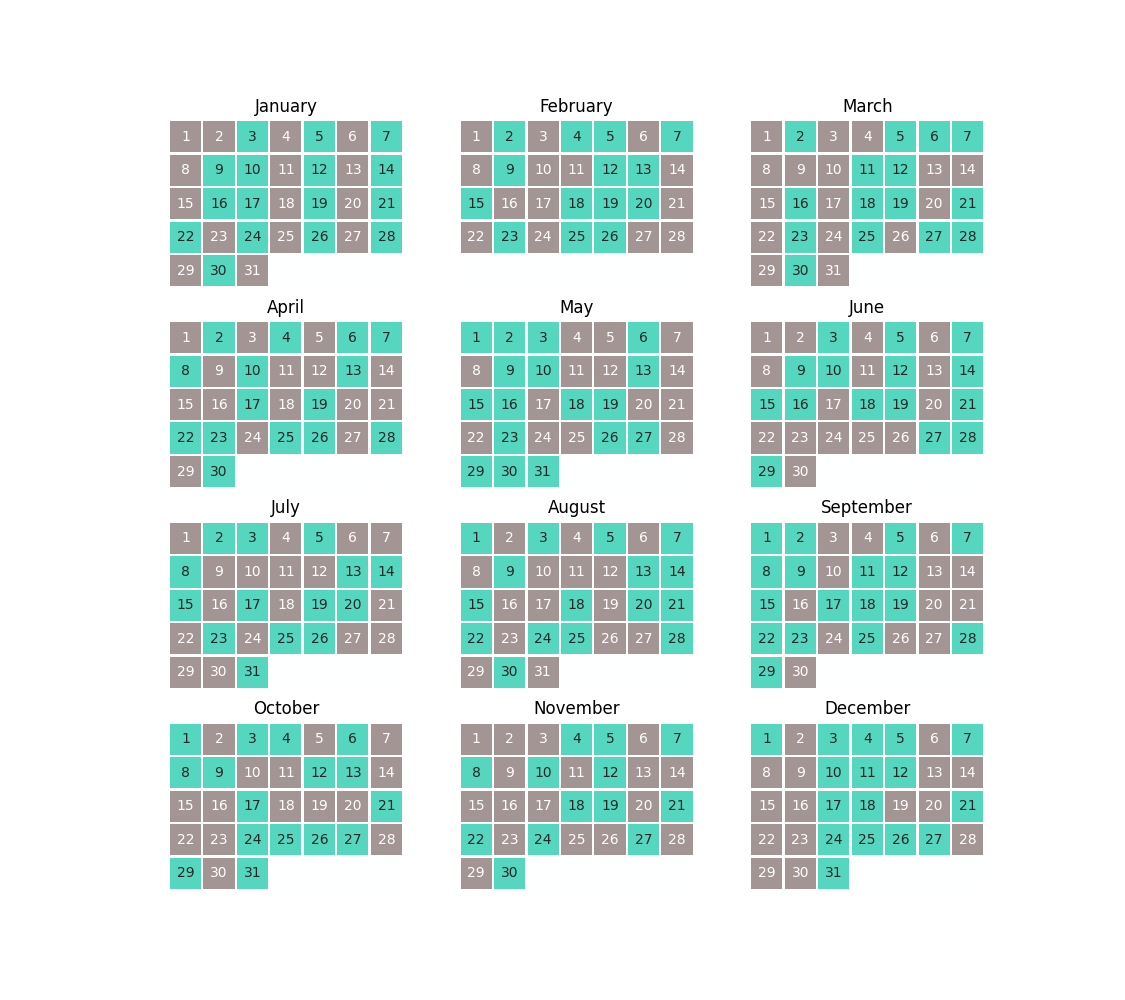

Reproduce this figure in Python.
from typing import List, Union, T
import matplotlib.pyplot as plt
import matplotlib.colors as cls
from matplotlib.colors import LinearSegmentedColormap as LinearCmap
import seaborn as sns
import pandas as pd
import numpy as np
import random
import math
def split_list(list_: List[T],
               length: int) -> List[List[T]]:
    return [list_[i:i+length] for i in range(0, len(list_), length)]
def values_to_df(values: List[int],
                 row_length: int,
                 fill_empty: float = np.nan) -> pd.DataFrame:
    values = split_list(values, row_length)
    values[-1] = values[-1] + [fill_empty] * (row_length - len(values[-1]))
    df = pd.DataFrame(values)
    return df
def create_heatmap(values: List[int],
                   cmap: LinearCmap,
                   title: str,
                   ax: plt.Axes) -> plt.Axes:
    if len(values) == 28:
        values += [0.5]
    df = values_to_df(values, 7, 0.5)
    annot = values_to_df([i for i in range(1, 36)], 7, 0)
    ax = sns.heatmap(df, cmap = cmap, linewidth = 1, annot = annot,
                     linecolor = "white", cbar = False,
                     square = True, ax = ax)
    for text in ax.texts:
        if len(values) == 29:
            text.set_visible(int(text.get_text()) <= len(values)-1)
        else:
            text.set_visible(int(text.get_text()) <= len(values))
    ax.axis("off")
    ax.set_title(title)
    return ax
def main():
    fig, axes = plt.subplots(4, 3, figsize=(11.25, 10))
    data = pd.read_excel("workouts.xlsx")
    colors = [[0, "#A39594"],
              [0.5, "#FFFFFF"],
              [1, "#55D6BE"]]
    cmap = LinearCmap.from_list("", colors)
    for index, ax in enumerate(fig.axes):
        values = data.iloc[[index]].values.flatten().tolist()
        title = values[0]
        values = [i for i in values[1:] if not pd.isna(i)]
        create_heatmap(values, cmap, title, ax)
    fig.subplots_adjust(wspace=0)
    plt.savefig("heatmap.png")
if __name__ == "__main__":
    main()
